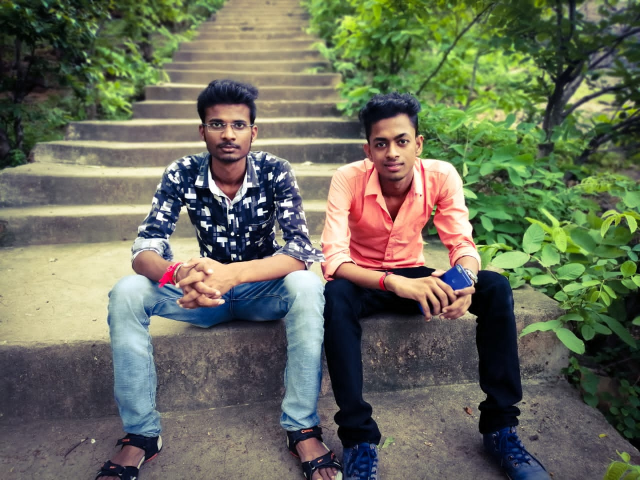
#> input picture How to rotate image horizonatally vertically , or at any Angle/Ashish.JPG, 1280 x 960 px, found by its file name (shown at 1/2 size)
$ jupyter execute 'How to Rotate a image alonge center , horizontal and vertically.ipynb'
#> lines starting #> are read from the running program, lines starting #| are printed output that depends on the picture
[cell 1]
#import requiredd Library for the process
import cv2
import numpy as np


#store the image in any variable

input_image = cv2.imread('Ashish.jpg')
#> input_image is the input picture: shape (960, 1280, 3); mean B, G, R 91.7, 109.2, 106
cv2.imshow('original Image',input_image)


# here we try to know the height and weidth of the image for the rotation
height , width = input_image.shape[:2]
#> height = 960; width = 1280

# for rotation we use the function name getRotationMatrix2D and rotate the image through its center by using the height and width
rotation = cv2.getRotationMatrix2D((width/2,height/2),45,0.5)

rotate_image_output = cv2.warpAffine(input_image , rotation,(width,height))
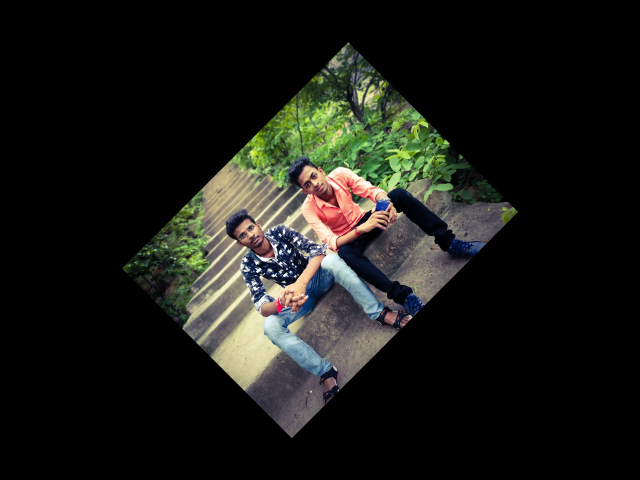
#> rotate_image_output: shape (960, 1280, 3) (shown at 1/2 size); mean B, G, R 22.9, 27.3, 26.5

cv2.imshow('Rotated Image',rotate_image_output)
cv2.waitKey(0)
cv2.destroyAllWindows()

Rotation of the image horizontal

[cell 2]
horizontal_image = cv2.flip(input_image,1)
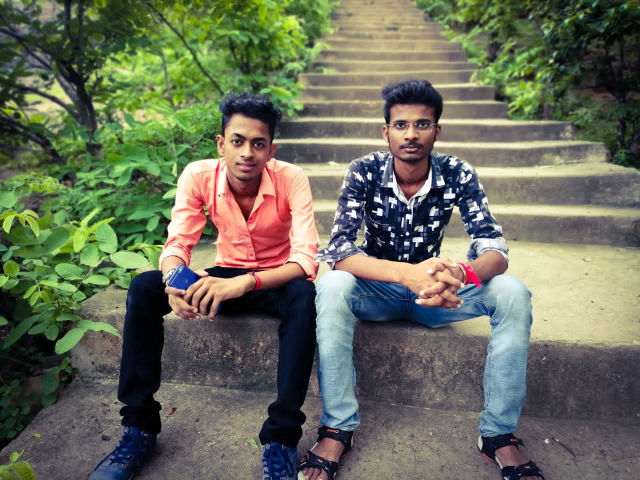
#> horizontal_image: shape (960, 1280, 3) (shown at 1/2 size); mean B, G, R 91.7, 109.2, 106
cv2.imshow('Horizontal Flipped Image ', horizontal_image)
cv2.waitKey(0)
cv2.destroyAllWindows()

Rotation of the image vertically

[cell 3]
vertical_image = cv2.flip(input_image,0)
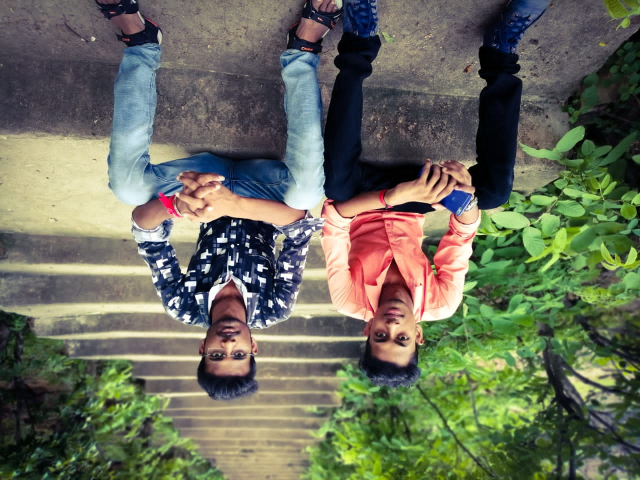
#> vertical_image: shape (960, 1280, 3) (shown at 1/2 size); mean B, G, R 91.7, 109.2, 106
cv2.imshow('vertically Flipped Image ', vertical_image)
cv2.waitKey(0)
cv2.destroyAllWindows()
